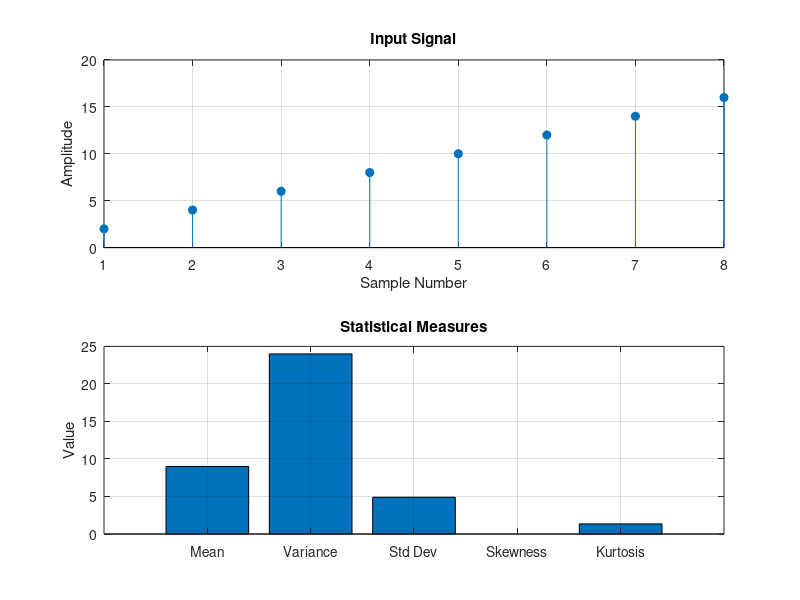

Source code (MATLAB):
clc;
clear;
close all;

% Input Signal
x = [2 4 6 8 10 12 14 16];

N = length(x);

%% MATLAB Built-in Functions
mean_builtin = mean(x);
var_builtin = var(x);
std_builtin = std(x);
skew_builtin = skewness(x);
kurt_builtin = kurtosis(x);

%% Manual Calculations

% Mean
mean_manual = sum(x)/N;

% Variance
var_manual = sum((x-mean_manual).^2)/(N-1);

% Standard Deviation
std_manual = sqrt(var_manual);

% Skewness
skew_manual = sum((x-mean_manual).^3)/(N*std_manual^3);

% Kurtosis
kurt_manual = sum((x-mean_manual).^4)/(N*std_manual^4);

%% Display Results

disp('MATLAB Built-in Results')
disp(['Mean = ', num2str(mean_builtin)])
disp(['Variance = ', num2str(var_builtin)])
disp(['Standard Deviation = ', num2str(std_builtin)])
disp(['Skewness = ', num2str(skew_builtin)])
disp(['Kurtosis = ', num2str(kurt_builtin)])

disp(' ')

disp('Manual Results')
disp(['Mean = ', num2str(mean_manual)])
disp(['Variance = ', num2str(var_manual)])
disp(['Standard Deviation = ', num2str(std_manual)])
disp(['Skewness = ', num2str(skew_manual)])
disp(['Kurtosis = ', num2str(kurt_manual)])

%% Plot

figure;

subplot(2,1,1)
stem(x,'filled')
grid on
title('Input Signal')
xlabel('Sample Number')
ylabel('Amplitude')

subplot(2,1,2)
bar([mean_manual var_manual std_manual skew_manual kurt_manual])
grid on
title('Statistical Measures')
xticklabels({'Mean','Variance','Std Dev','Skewness','Kurtosis'})
ylabel('Value')
